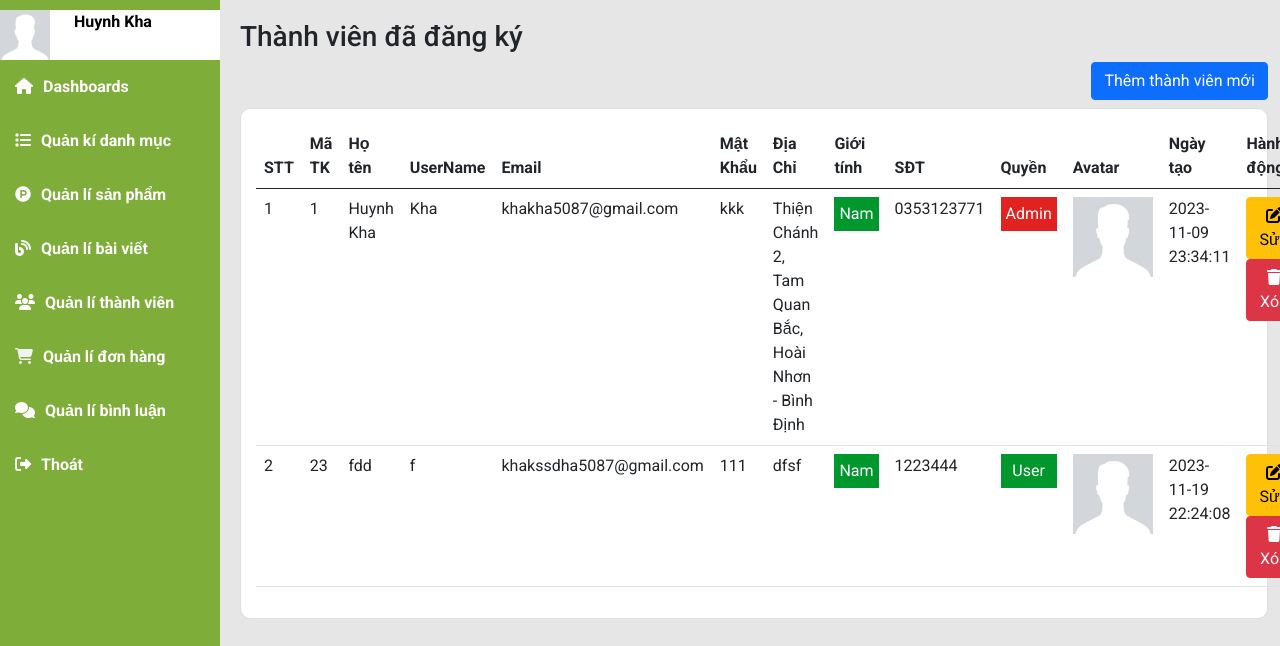
/index.php?mod=admin&act=admin_user (signed in), run on an earlier commit of the app's database.
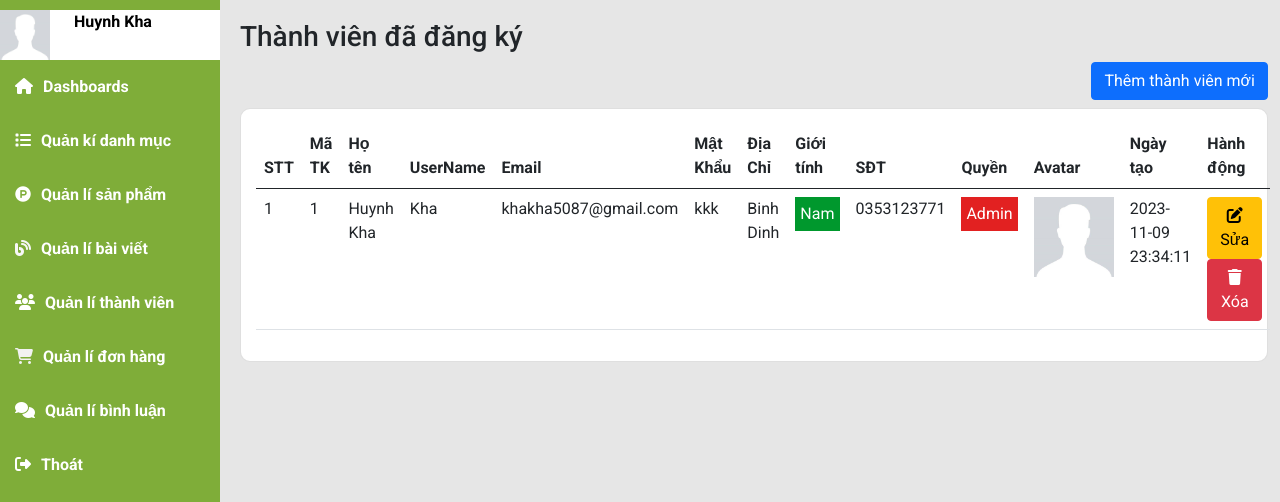
And on a later commit of the database.
### tables this page shows
CREATE TABLE `taikhoan` (
  `MaTK` int NOT NULL,
  `HoTen` varchar(50) NOT NULL,
  `UserName` varchar(50) NOT NULL COMMENT 'Biệt danh',
  `Email` varchar(50) NOT NULL,
  `MatKhau` varchar(50) NOT NULL,
  `DiaChi` varchar(255) NOT NULL,
  `GioiTinh` tinyint(1) NOT NULL DEFAULT '0' COMMENT '0: là nam, 1: là nữ',
  `SoDienThoai` varchar(50) NOT NULL,
  `Quyen` tinyint(1) NOT NULL DEFAULT '0' COMMENT '0: là user, 1: là admin',
  `NgayTao` datetime DEFAULT CURRENT_TIMESTAMP,
  `HinhAnh` text
);

### model/m_pdo.php (called while the page is built, shortened)
<?php
function pdo_get_connection(){
    $dburl = "mysql:host=localhost;dbname=organic;charset=utf8";
    $username = 'root';
    $password = '';
    $conn = new PDO($dburl, $username, $password);
    $conn->setAttribute(PDO::ATTR_ERRMODE, PDO::ERRMODE_EXCEPTION);
    return $conn;
}
function pdo_query($sql){
    $sql_args = array_slice(func_get_args(), 1);
    try{
        $conn = pdo_get_connection();
        $stmt = $conn->prepare($sql);
        $stmt->execute($sql_args);
        $rows = $stmt->fetchAll();
        return $rows;
    }
    catch(PDOException $e){
        throw $e;
    }
    finally{
        unset($conn);
    }
}

### model/m_admin.php (called while the page is built, shortened)
<?php
    include_once 'model/m_pdo.php';
        function get_useradmin(){
            return pdo_query("SELECT * FROM TaiKhoan");
        }
?>

### view/admin/v_admin_user.php (the view, shortened to what this page needs)
<div class="main-content">
    <h3 class="title-page">
        Thành viên đã đăng ký
    </h3>
    <div class="d-flex justify-content-end">
        <a href="index.php?mod=admin&act=admin_add_user" class="btn btn-primary mb-2">Thêm thành viên mới </a>
    </div>
    <section class="row">
        <div class="col-sm-12 col-md-12 col xl-12">
            <div class="card chart">
            <table class="table">
    <thead>
        <tr>
            <th>STT</th>
            <th>Mã TK </th>
            <th>Họ tên </th>
            <th>UserName</th>
            <th>Email </th>
            <th>Mật Khẩu </th>
            <th>Địa Chỉ </th>
            <th>Giới tính </th>
            <th>SĐT </th>
            <th>Quyền</th>
            <th>Avatar</th>
            <th>Ngày tạo</th>
            <th>Hành động</th>
        </tr>
    </thead>
    <tbody>
        <?php
            $stt = 1;
            foreach($userall as $user):
        ?>
        <tr>
            <td><?=$stt?></td>
            <td><?=$user['MaTK']?></td>
            <td><?=$user['HoTen']?></td>
            <td><?=$user['UserName']?></td>
            <td><?=$user['Email']?></td>
            <td><?=$user['MatKhau']?></td>
            <td><?=$user['DiaChi']?></td>
            <td>
                <?php
                    switch ($user['GioiTinh']) {
                        case '0':
                            echo '<p style="text-align: center; color:#fff; padding:5px 5px; background-color: #00982d;">Nam</p>';
                            break;
                    }
                ?>
            </td>
            <td><?=$user['SoDienThoai']?></td>
            <td>
                <?php
                    switch ($user['Quyen']) {
                        case '0':
                            echo '<p style="text-align: center; color:#fff; padding:5px 5px; background-color: #00982d;">User</p>';
                            break;
                        case '1':
                            echo '<p style="text-align: center; color:#fff; padding:5px 5px; background-color: #e22121;">Admin</p>';
                            break;
                    }
                ?>
            </td>
            <td><img src="view/img/avatar/<?=$user['HinhAnh']?>" alt="" style="width:80px; height:80px; object-fit:cover;"></td>
            <td><?=$user['NgayTao']?></td>
            <td>
                <a href="index.php?mod=admin&act=admin_edit_user&MaTK=<?=$user['MaTK']?>" class="btn btn-warning"><i class="fa-solid fa-pen-to-square"></i> Sửa</a>
                <a href="index.php?mod=admin&act=admin_delete_user&MaTK=<?=$user['MaTK']?>" class="btn btn-danger"><i class="fa-solid fa-trash"></i> Xóa</a>
            </td>
        </tr>
        <?php
            $stt++;
            endforeach;
        ?>
    </tbody>
</table>
            </div>
        </div>
    </section>
</div>

What changed in the data, as far as the page shows it:
removed taikhoan: MaTK "23", HoTen "fdd", UserName "f", Email "khakssdha5087@gmail.com", MatKhau "111", DiaChi "dfsf", GioiTinh "Nam", SoDienThoai "1223444", Quyen "User", HinhAnh (picture), NgayTao "2023-11-19 22:24:08"
changed taikhoan "Huynh Kha": DiaChi "Thiện Chánh 2, Tam Quan Bắc, Hoài Nhơn - Bình Định" → "Binh Dinh"
